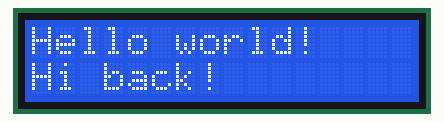
A sketch run on a simulated Arduino Uno, built with avr-gcc and run on an emulated ATmega328P. Shown: 16×2 character LCD.

Above: at 0.1 s.
At 1.1 s:
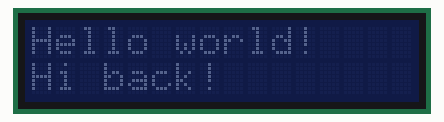

The sketch:

lcd.ino
```cpp
// A short program that displays "Hello world!" on the top line of the lcd screen
// and "Hi back!" on the lower line
// Written by ?
// Adjusted by Geoffrey Frankhuizen

// Wire connections:
//
// LCD connector to board connector

#include "Adafruit_LiquidCrystal.h"

Adafruit_LiquidCrystal lcd(0);

void setup() {
  lcd.begin(16, 2);
  lcd.clear();
  lcd.print("Hello world!");
  lcd.setCursor(0, 1);
  lcd.print("Hi back!");
}

void loop() {
  lcd.setBacklight(HIGH);
  delay(1000);
  lcd.setBacklight(LOW);
  delay(1000);
}
```

Measured:
- what the display in image 1 shows lasts 1.0 s, from 1.1 s to 2.1 s
